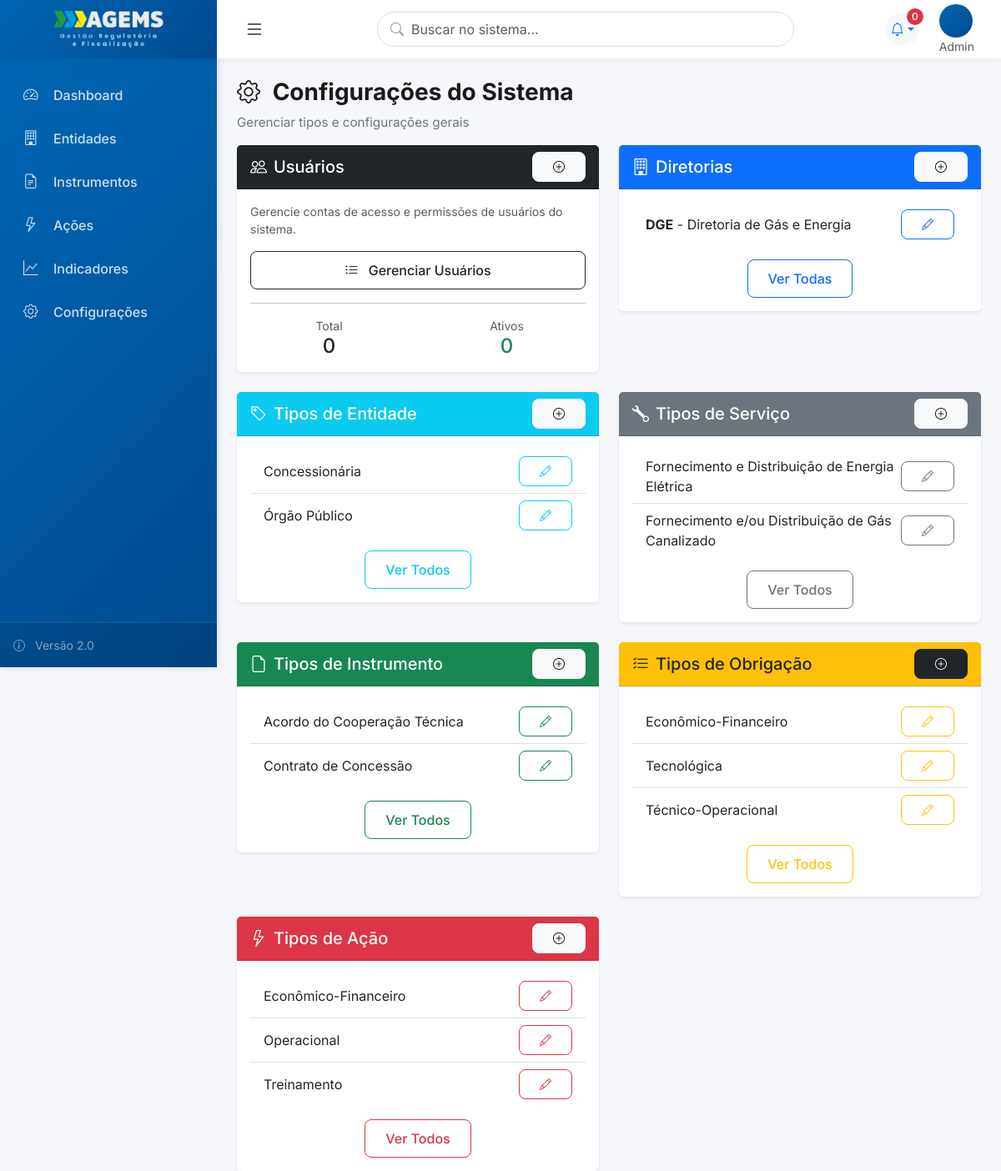
/configuracoes/ (signed in), run on an earlier commit of the app's database.
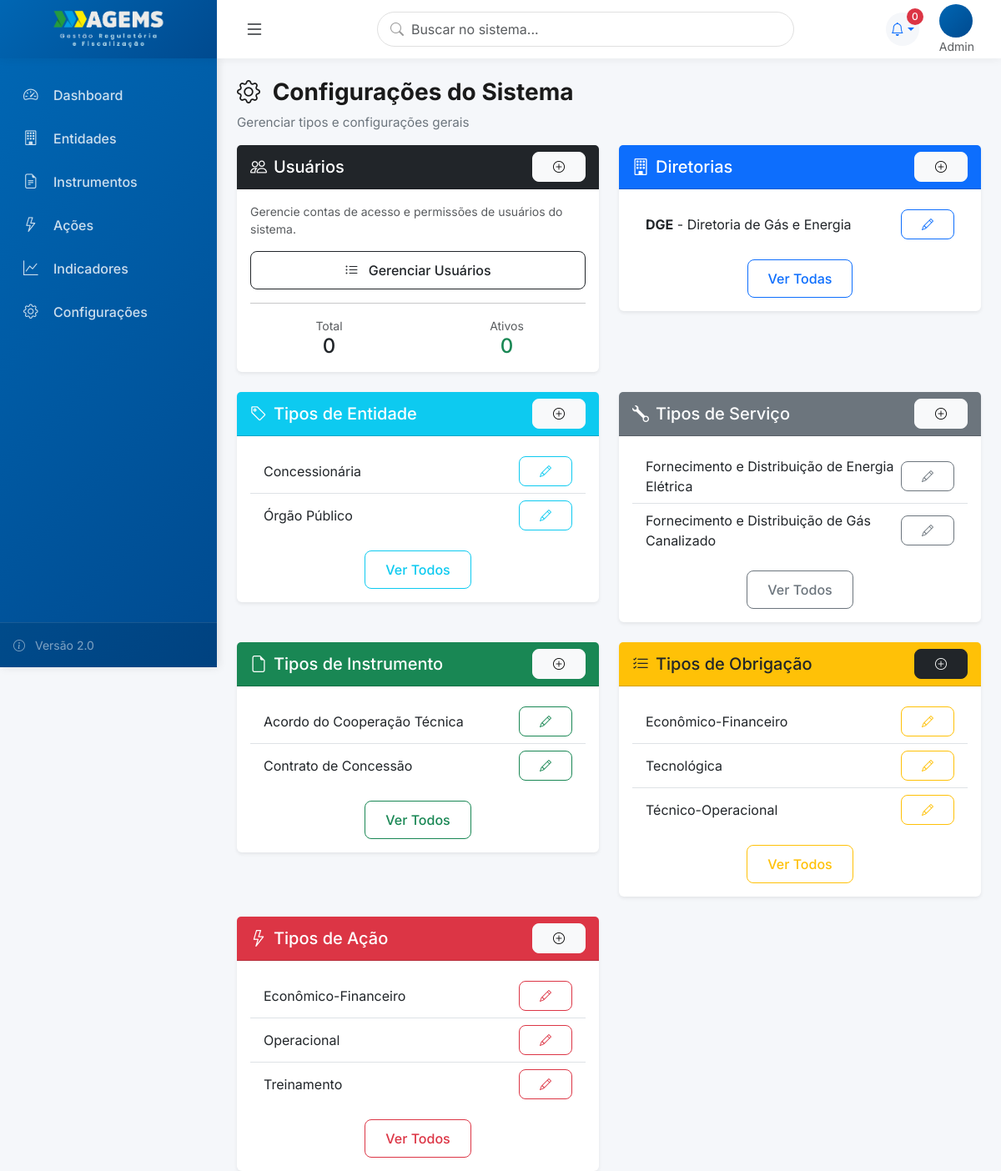
And on a later commit of the database.
### core/models.py (models this page shows, shortened)
class TipoServico(models.Model):
    nome = models.CharField('Nome do Serviço', max_length=100, unique=True)
    descricao = models.TextField('Descrição', blank=True)
    ativo = models.BooleanField('Ativo', default=True)
    class Meta:
        verbose_name = 'Tipo de Serviço'
        verbose_name_plural = 'Tipos de Serviço'
        ordering = ['nome']

### core/config_views.py (the view)
# urls.py: path('configuracoes/', configuracoes, name='configuracoes'),
@login_required
def configuracoes(request):
    context = {
        'diretorias': Diretoria.objects.all(),
        'tipos_entidade': TipoEntidade.objects.all(),
        'tipos_servico': TipoServico.objects.all(),
        'tipos_instrumento': TipoInstrumento.objects.all(),
        'tipos_obrigacao': TipoObrigacao.objects.all(),
        'tipos_acao': TipoAcao.objects.all(),
    }
    return render(request, 'core/configuracoes.html', context)

### usuarios/models.py (called while the page is built)
    def pode_criar_usuario(self):
        return self.perfil in [0, 1, 2, 3]  # Admin, Diretoria, Assessoria, Coordenação

### templates/core/configuracoes.html (shortened to what the changed rows need)
﻿{% extends 'base_modern.html' %}
{% block content %}
<div class="page-header">
    <h1 class="page-title">
        <i class="bi bi-gear me-2"></i>
        Configurações do Sistema
    </h1>
</div>
<div class="row g-4">
    <div class="col-md-6">
        <div class="card border-0 shadow-sm">
            <div class="card-body">
                <div class="list-group list-group-flush">
                    {% for tipo in tipos_servico %}
                    <div class="list-group-item d-flex justify-content-between align-items-center">
                        {{tipo.nome}}
                        <a href="{% url 'tiposervico_edit' tipo.pk %}" class="btn btn-sm btn-outline-secondary">
                            <i class="bi bi-pencil"></i>
                        </a>
                    </div>
                    {% endfor %}
                </div>
            </div>
        </div>
    </div>
</div>
{% endblock %}

What changed in the data, as far as the page shows it:
changed TipoServico: nome "Fornecimento e/ou Distribuição de Gás Canalizado" → "Fornecimento e Distribuição de Gás Canalizado"
